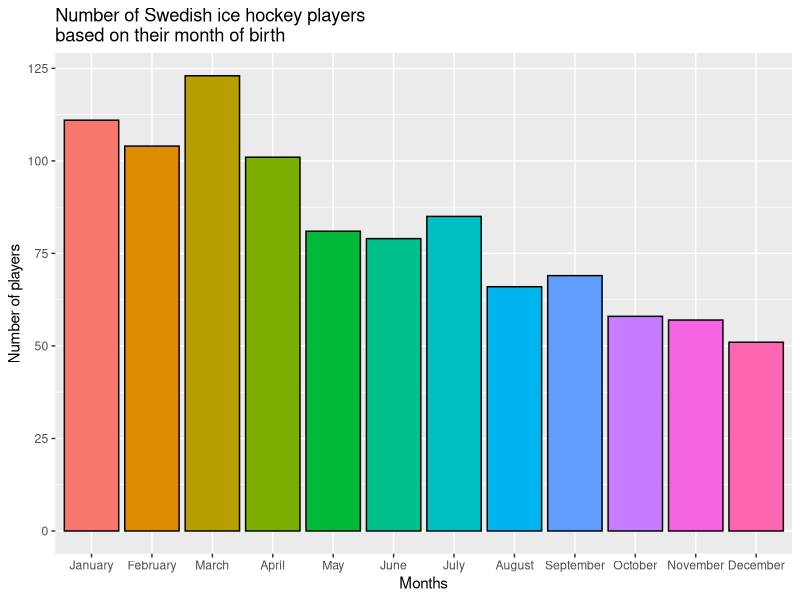

Reproduce this figure in R.
setwd("C:/Users/Reina Borst/Desktop/UCU sem 4/Data Analysis for LAS/Group Project")
library(tidyverse)
library(plyr)

#Select only Canada in CLI
sweden2 <- read.csv('sweden_only2.csv')

#Make sure birth dates are recognised as dates
sweden_adapted <- sweden2 %>%
  mutate(
    dates = as.Date(birthDate),
    months = format(dates,'%m')
  )

sweden_adapted$months <- revalue(sweden_adapted$months, c("01"="1"))
sweden_adapted$months <- revalue(sweden_adapted$months, c("02"="2"))
sweden_adapted$months <- revalue(sweden_adapted$months, c("03"="3"))
sweden_adapted$months <- revalue(sweden_adapted$months, c("04"="4"))
sweden_adapted$months <- revalue(sweden_adapted$months, c("05"="5"))
sweden_adapted$months <- revalue(sweden_adapted$months, c("06"="6"))
sweden_adapted$months <- revalue(sweden_adapted$months, c("07"="7"))
sweden_adapted$months <- revalue(sweden_adapted$months, c("08"="8"))
sweden_adapted$months <- revalue(sweden_adapted$months, c("09"="9"))

sweden_adapted2 <- sweden_adapted %>%
  mutate(
    month_text = case_when(
      months == 1 ~ 'January',
      months == 2 ~ 'February',
      months == 3 ~ 'March',
      months == 4 ~ 'April',
      months == 5 ~ 'May',
      months == 6 ~ 'June',
      months == 7 ~ 'July',
      months == 8 ~ 'August',
      months == 9 ~ 'September',
      months == 10 ~ 'October',
      months == 11 ~ 'November',
      months == 12 ~ 'December'
    )
  )

sweden_adapted2$abbmonths <- factor(sweden_adapted2$month_text, levels = c("January", "February", "March", "April", "May", "June", "July", "August", "September", "October", "November", "December"))

ggplot() +
  geom_bar(data=sweden_adapted2, mapping=aes(x=abbmonths, fill=abbmonths), colour='black') +
  scale_fill_brewer(palette="Set3") +
  scale_fill_discrete(name="Months") +
  theme(legend.position = "none") +
  labs(title = "Number of Swedish ice hockey players \nbased on their month of birth", x = "Months", y = "Number of players")
